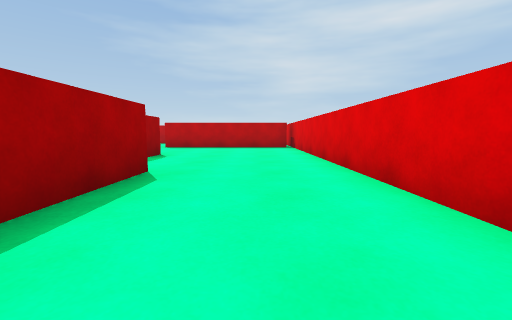
view 1 (above)

20 first-person views from a walk through a 3-D level made in the Unity game engine. The camera is 0.58 m above the floor, tilts 6° down and sees 90° across. The floor is counted in squares, 1 m on a side. Each view is taken from the middle of a square. On the plan, view 1 faces up. The plan holds only what a view shows up to about 9 squares ahead; the rest is blank.

view 2
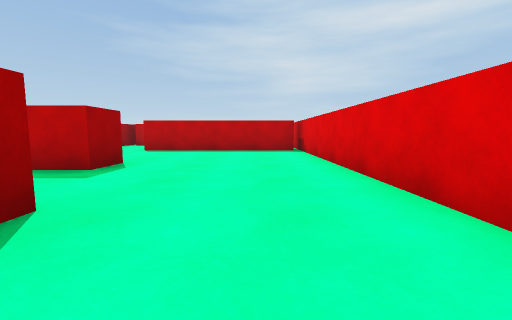

view 3
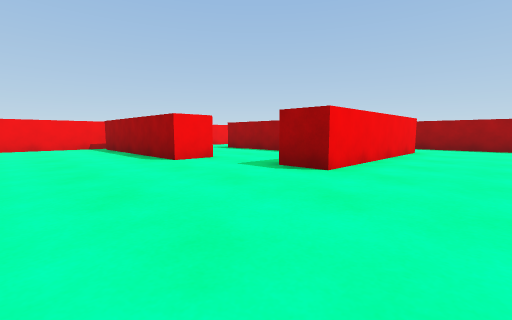

view 4
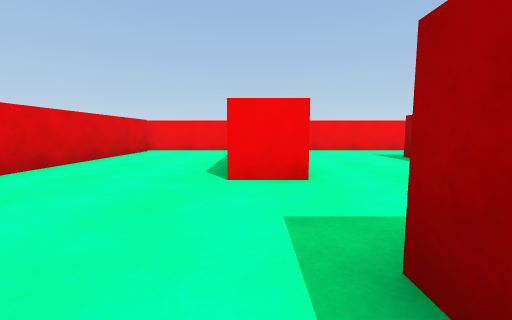

view 5
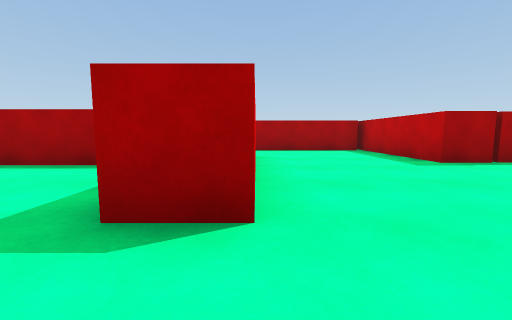

view 6
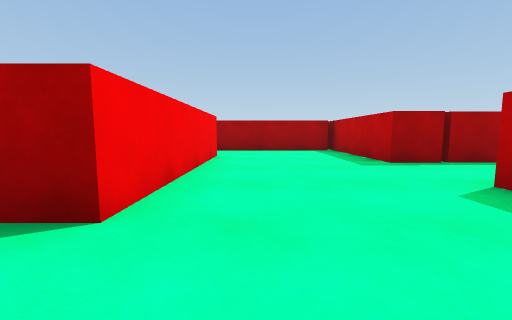

view 7
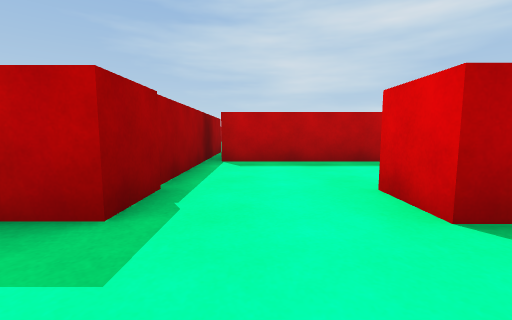

view 8
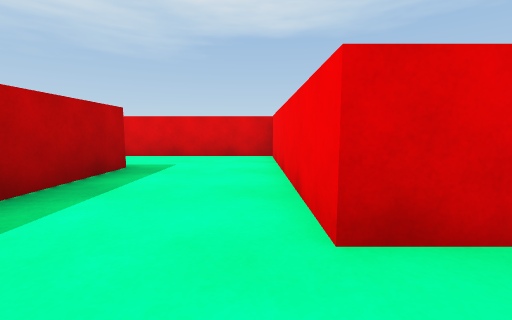

view 9
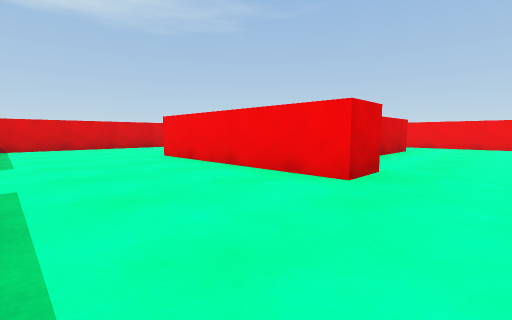

view 10
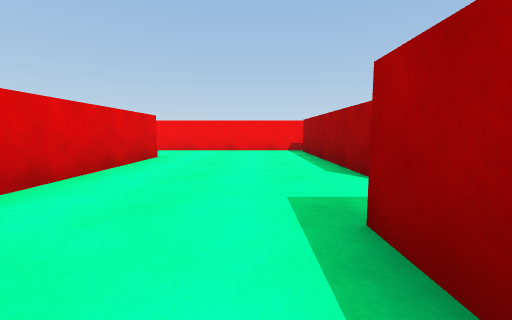

view 11
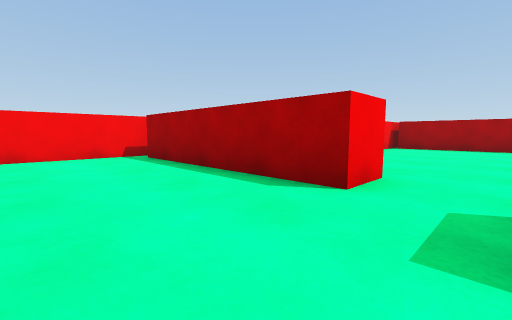

view 12
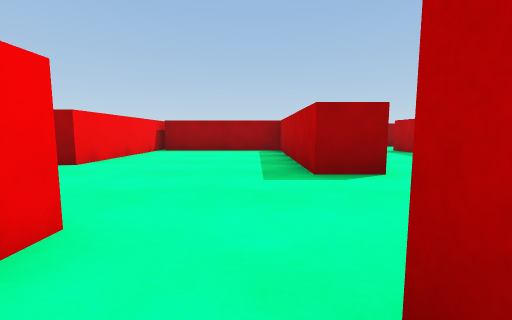

view 13
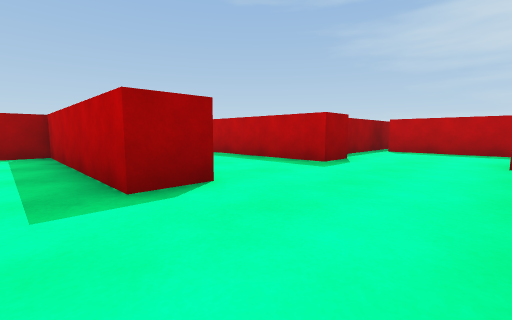

view 14
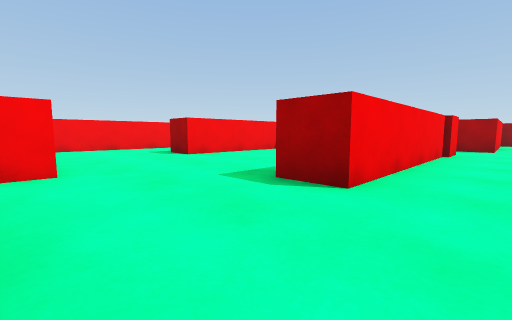

view 15
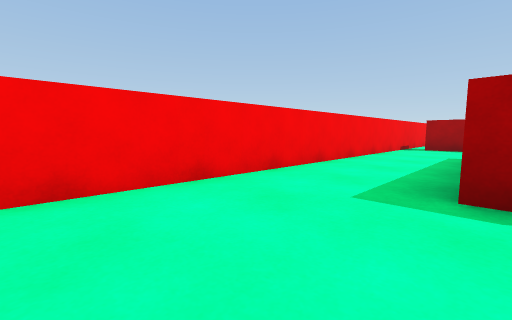

view 16
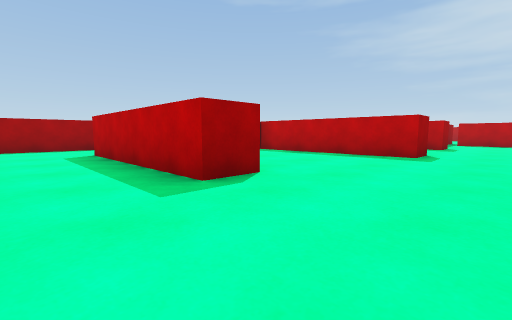

view 17
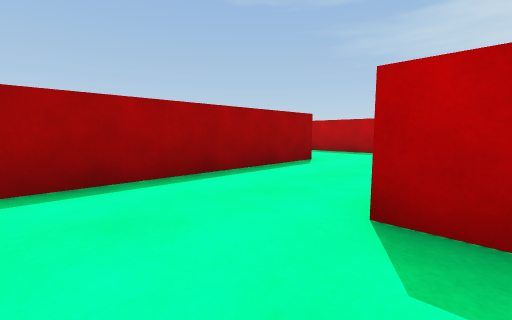

view 18
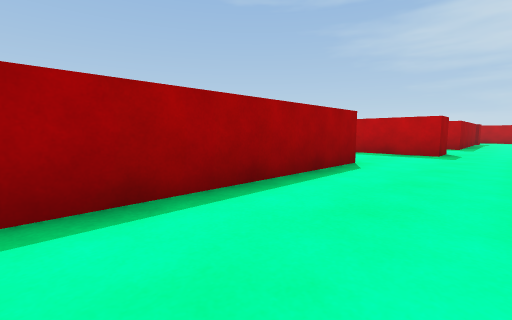

view 19
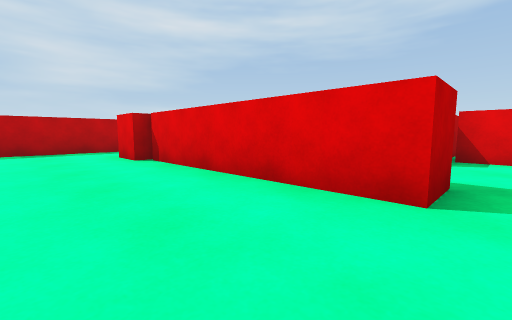

view 20
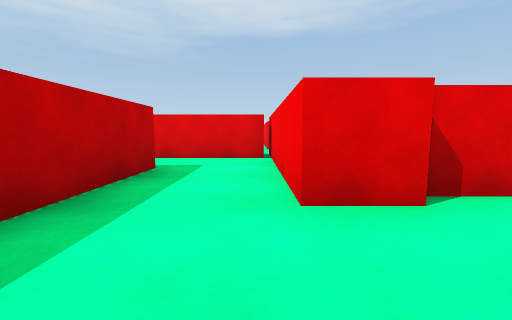

### Floor plan
Ten units are one square. View 1 is at (0, 0); x grows to the right and y downward. Boxes are objects, and circles mark ways between rooms. Rooms are numbered by the first view taken in them; rooms with no view inside come last. Other rooms are left out.
<svg viewBox="-230 -159 255 181">
<path fill="none" stroke="#000" d="M-28 -38 -16 -38 -16 11M-56 -41 -56 -8M-76 -70 -26 -70 -26 -60 -55 -60M-11 17 18 17M14 -106 -37 -106 -37 -116M-55 17 -38 17M-60 -116 -60 -106 -110 -106M15 14 15 -110M-97 -105 -97 -76M-6 -142 -58 -142M-37 -116 12 -116M15 -110 15 -154M-60 -146 -60 -116M-66 -8 -66 -59M-76 -59 -76 -70M-116 -38 -105 -38 -105 12M-110 17 -55 17M-97 -76 -97 -54 -107 -54M-186 -68 -135 -68 -135 -58 -186 -58 -186 -19M-107 -54 -107 -105M-198 -70 -186 -70M-191 -17 -146 -17 -146 -7 -198 -7M-135 -108 -135 -97 -188 -97M-213 -77 -213 -67M-110 -106 -110 -116 -85 -116M-222 -40 -222 11M-143 -146 -143 -119M-221 17 -110 17M-88 -137 -138 -137M-85 -116 -60 -116M-71 -118 -71 -144"/>
<circle cx="-45" cy="-110" r="3" fill="#2a7"/>
<circle cx="-60" cy="5" r="3" fill="#2a7"/>
<circle cx="-85" cy="-65" r="3" fill="#2a7"/>
<circle cx="-105" cy="-45" r="3" fill="#2a7"/>
<circle cx="-95" cy="-125" r="3" fill="#2a7"/>
<text x="-30" y="-50">1</text>
<text x="-10" y="-130">2</text>
<text x="-80" y="-20">3</text>
<text x="-150" y="-50">4</text>
<text x="-80" y="-130">5</text>
</svg>
Room 1 opens to room 2. Room 1 opens to room 3. Room 3 opens to room 4. Room 4 opens to room 5.

Where each view was taken, in squares from view 1:
view 1: 0 up, 0 right, facing up
view 2: 2 up, 0 right, facing up
view 3: 9 up, 1 right, facing down-left
view 4: 7 up, 2 left, facing down
view 5: 7 up, 1 left, facing left
view 6: 8 up, 1 left, facing left
view 7: 9 up, 5 left, facing up
view 8: 12 up, 5 left, facing right
view 9: 10 up, 9 left, facing down-right
view 10: 7 up, 9 left, facing down
view 11: 5 up, 8 left, facing down-left
view 12: 5 up, 10 left, facing left
view 13: 5 up, 11 left, facing up-left
view 14: 8 up, 11 left, facing down-left
view 15: 1 up, 12 left, facing down-left
view 16: 1 down, 12 left, facing up-left
view 17: 1 down, 19 left, facing up-left
view 18: 1 down, 20 left, facing up-left
view 19: 5 up, 13 left, facing up-right
view 20: 12 up, 13 left, facing right
